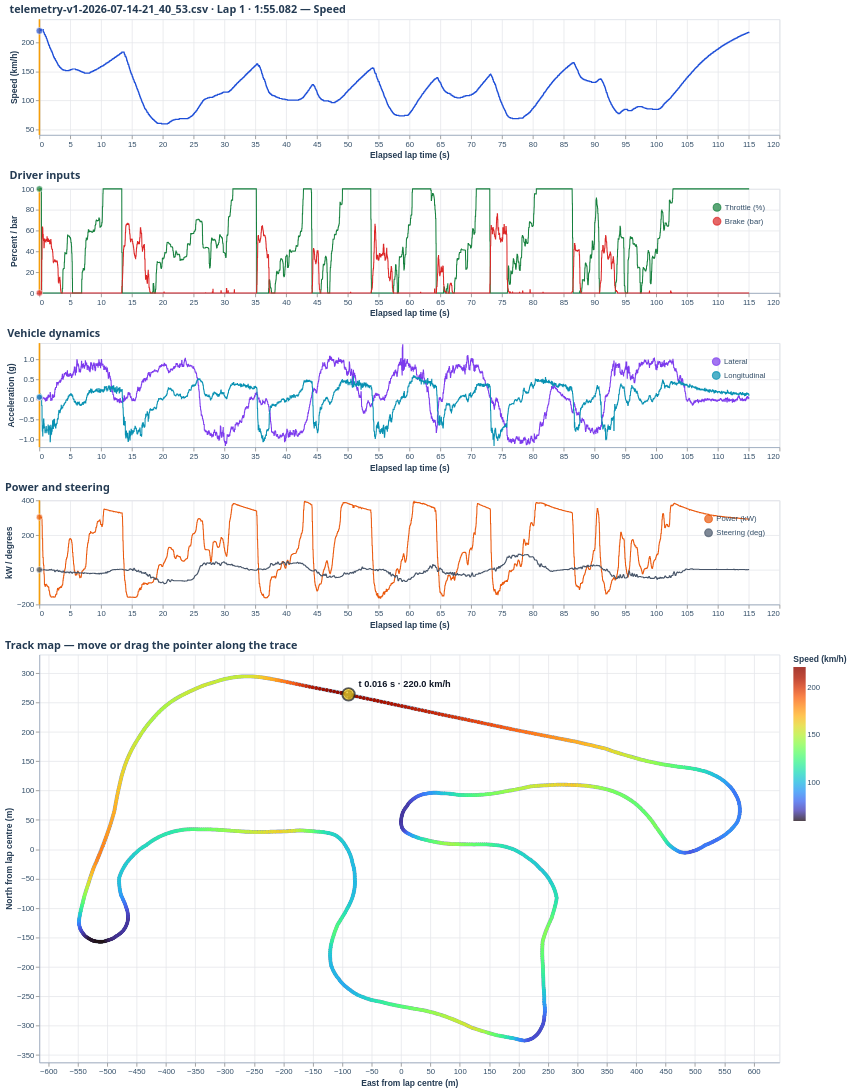

Source (notebook cell):
### Markdown cell above
## Interactive lap explorer

1. Choose a telemetry CSV. Files that contain only Lap 0 remain selectable and show a clear empty state.
2. Choose a timed lap and preferred speed unit. Speed is always shown directly above the map; select any optional graph groups you also want.
3. To compare laps, enable **Compare another lap**, then choose any CSV in `DATA_DIR` and one of its timed laps. Both laps are overlaid with different colours and a legend.
4. Move or drag the pointer along the GPS trace. The yellow marker snaps to the nearest primary-lap sample and updates both laps at the same GPS-progress point. Hover for exact telemetry values.

The session summary, fastest lap, equal-distance sector estimate, lap table, and plots all refresh when the selected CSV changes.

### Code cell
previous_dashboard = globals().get("dashboard")
if previous_dashboard is not None:
    previous_dashboard._clear_figure()
    previous_dashboard.widget.close()

dashboard = TelemetryDashboard(
    DATA_DIR,
    n_sectors=N_SECTORS,
    default_file=DEFAULT_FILE,
)
dashboard.display()

### Figure 1 — Vega-Lite specification as saved in the notebook (floating-point values rounded to 4 significant figures; data arrays with more than 128 entries replaced by an {"elided": "..."} marker saying what was removed)
{"$schema": "https://vega.github.io/schema/vega-lite/v5.json", "config": {"axis": {"domainColor": "#94a3b8", "gridColor": "#e5e7eb", "labelColor": "#334e68", "titleColor": "#243b53"}, "background": "white", "legend": {"labelColor": "#334e68", "orient": "right", "titleColor": "#243b53"}, "title": {"anchor": "start", "color": "#243b53", "font": "system-ui", "fontSize": 14}, "view": {"stroke": "#d8dee5"}}, "data": {"values": {"elided": "5755 records"}}, "description": "Linked Tesla Track Mode telemetry and GPS trace.", "resolve": {"scale": {"color": "independent"}}, "spacing": 12, "vconcat": [{"height": 150, "layer": [{"encoding": {"x": {"field": "time_s", "scale": {"zero": false}, "title": "Elapsed lap time (s)", "type": "quantitative"}, "y": {"field": "speed", "scale": {"zero": false}, "title": "Speed (km/h)", "type": "quantitative"}}, "mark": {"color": "#1d4ed8", "strokeWidth": 1.6, "type": "line"}}, {"encoding": {"x": {"field": "time_s", "scale": {"zero": false}, "title": "Elapsed lap time (s)", "type": "quantitative"}}, "mark": {"color": "#f59e0b", "strokeWidth": 2, "type": "rule"}, "transform": [{"filter": {"empty": false, "param": "telemetry_cursor"}}]}, {"encoding": {"x": {"field": "time_s", "scale": {"zero": false}, "title": "Elapsed lap time (s)", "type": "quantitative"}, "y": {"field": "speed", "type": "quantitative"}}, "mark": {"color": "#1d4ed8", "filled": true, "size": 75, "stroke": "white", "strokeWidth": 1, "type": "point"}, "transform": [{"filter": {"empty": false, "param": "telemetry_cursor"}}]}], "title": "telemetry-v1-2026-07-14-21_40_53.csv · Lap 1 · 1:55.082 — Speed", "width": 960}, {"height": 135, "layer": [{"encoding": {"color": {"field": "channel", "legend": {"labelExpr": "{'throttle':'Throttle (%)','brake':'Brake (bar)'}[datum.label]", "orient": "top-right"}, "scale": {"domain": ["throttle", "brake"], "range": ["#15803d", "#dc2626"]}, "title": null, "type": "nominal"}, "x": {"field": "time_s", "scale": {"zero": false}, "title": "Elapsed lap time (s)", "type": "quantitative"}, "y": {"field": "value", "scale": {"zero": false}, "title": "Percent / bar", "type": "quantitative"}}, "mark": {"strokeWidth": 1.35, "type": "line"}, "transform": [{"as": ["channel", "value"], "fold": ["throttle", "brake"]}]}, {"encoding": {"x": {"field": "time_s", "scale": {"zero": false}, "title": "Elapsed lap time (s)", "type": "quantitative"}}, "mark": {"color": "#f59e0b", "strokeWidth": 2, "type": "rule"}, "transform": [{"filter": {"empty": false, "param": "telemetry_cursor"}}]}, {"encoding": {"color": {"field": "channel", "legend": {"labelExpr": "{'throttle':'Throttle (%)','brake':'Brake (bar)'}[datum.label]", "orient": "top-right"}, "scale": {"domain": ["throttle", "brake"], "range": ["#15803d", "#dc2626"]}, "title": null, "type": "nominal"}, "x": {"field": "time_s", "scale": {"zero": false}, "title": "Elapsed lap time (s)", "type": "quantitative"}, "y": {"field": "value", "type": "quantitative"}}, "mark": {"filled": true, "size": 65, "stroke": "white", "strokeWidth": 1, "type": "point"}, "transform": [{"filter": {"empty": false, "param": "telemetry_cursor"}}, {"as": ["channel", "value"], "fold": ["throttle", "brake"]}]}], "title": "Driver inputs", "width": 960}, {"height": 135, "layer": [{"encoding": {"color": {"field": "channel", "legend": {"labelExpr": "{'lateral_g':'Lateral','longitudinal_g':'Longitudinal'}[datum.label]", "orient": "top-right"}, "scale": {"domain": ["lateral_g", "longitudinal_g"], "range": ["#7c3aed", "#0891b2"]}, "title": null, "type": "nominal"}, "x": {"field": "time_s", "scale": {"zero": false}, "title": "Elapsed lap time (s)", "type": "quantitative"}, "y": {"field": "value", "scale": {"zero": false}, "title": "Acceleration (g)", "type": "quantitative"}}, "mark": {"strokeWidth": 1.35, "type": "line"}, "transform": [{"as": ["channel", "value"], "fold": ["lateral_g", "longitudinal_g"]}]}, {"encoding": {"x": {"field": "time_s", "scale": {"zero": false}, "title": "Elapsed lap time (s)", "type": "quantitative"}}, "mark": {"color": "#f59e0b", "strokeWidth": 2, "type": "rule"}, "transform": [{"filter": {"empty": false, "param": "telemetry_cursor"}}]}, {"encoding": {"color": {"field": "channel", "legend": {"labelExpr": "{'lateral_g':'Lateral','longitudinal_g':'Longitudinal'}[datum.label]", "orient": "top-right"}, "scale": {"domain": ["lateral_g", "longitudinal_g"], "range": ["#7c3aed", "#0891b2"]}, "title": null, "type": "nominal"}, "x": {"field": "time_s", "scale": {"zero": false}, "title": "Elapsed lap time (s)", "type": "quantitative"}, "y": {"field": "value", "type": "quantitative"}}, "mark": {"filled": true, "size": 65, "stroke": "white", "strokeWidth": 1, "type": "point"}, "transform": [{"filter": {"empty": false, "param": "telemetry_cursor"}}, {"as": ["channel", "value"], "fold": ["lateral_g", "longitudinal_g"]}]}], "title": "Vehicle dynamics", "width": 960}, {"height": 135, "layer": [{"encoding": {"color": {"field": "channel", "legend": {"labelExpr": "{'power':'Power (kW)','steering':'Steering (deg)'}[datum.label]", "orient": "top-right"}, "scale": {"domain": ["power", "steering"], "range": ["#ea580c", "#475569"]}, "title": null, "type": "nominal"}, "x": {"field": "time_s", "scale": {"zero": false}, "title": "Elapsed lap time (s)", "type": "quantitative"}, "y": {"field": "value", "scale": {"zero": false}, "title": "kW / degrees", "type": "quantitative"}}, "mark": {"strokeWidth": 1.35, "type": "line"}, "transform": [{"as": ["channel", "value"], "fold": ["power", "steering"]}]}, {"encoding": {"x": {"field": "time_s", "scale": {"zero": false}, "title": "Elapsed lap time (s)", "type": "quantitative"}}, "mark": {"color": "#f59e0b", "strokeWidth": 2, "type": "rule"}, "transform": [{"filter": {"empty": false, "param": "telemetry_cursor"}}]}, {"encoding": {"color": {"field": "channel", "legend": {"labelExpr": "{'power':'Power (kW)','steering':'Steering (deg)'}[datum.label]", "orient": "top-right"}, "scale": {"domain": ["power", "steering"], "range": ["#ea580c", "#475569"]}, "title": null, "type": "nominal"}, "x": {"field": "time_s", "scale": {"zero": false}, "title": "Elapsed lap time (s)", "type": "quantitative"}, "y": {"field": "value", "type": "quantitative"}}, "mark": {"filled": true, "size": 65, "stroke": "white", "strokeWidth": 1, "type": "point"}, "transform": [{"filter": {"empty": false, "param": "telemetry_cursor"}}, {"as": ["channel", "value"], "fold": ["power", "steering"]}]}], "title": "Power and steering", "width": 960}, {"height": 529, "layer": [{"encoding": {"order": {"field": "sample", "type": "quantitative"}, "x": {"field": "east_m", "scale": {"domain": [-615.4, 643.7], "nice": false, "zero": false}, "title": "East from lap centre (m)", "type": "quantitative"}, "y": {"field": "north_m", "scale": {"domain": [-362.7, 331.4], "nice": false, "zero": false}, "title": "North from lap centre (m)", "type": "quantitative"}}, "mark": {"color": "#94a3b8", "strokeCap": "round", "strokeJoin": "round", "strokeWidth": 5, "type": "line"}}, {"encoding": {"color": {"field": "speed", "scale": {"scheme": "turbo"}, "title": "Speed (km/h)", "type": "quantitative"}, "x": {"field": "east_m", "scale": {"domain": [-615.4, 643.7], "nice": false, "zero": false}, "title": "East from lap centre (m)", "type": "quantitative"}, "y": {"field": "north_m", "scale": {"domain": [-362.7, 331.4], "nice": false, "zero": false}, "title": "North from lap centre (m)", "type": "quantitative"}}, "mark": {"filled": true, "opacity": 0.8, "size": 16, "type": "point"}}, {"encoding": {"tooltip": [{"field": "time_s", "format": ".3f", "title": "Lap time (s)", "type": "quantitative"}, {"field": "distance_m", "format": ".0f", "title": "Distance (m)", "type": "quantitative"}, {"field": "speed", "format": ".1f", "title": "Speed (km/h)", "type": "quantitative"}, {"field": "throttle", "format": ".1f", "title": "Throttle (%)", "type": "quantitative"}, {"field": "brake", "format": ".1f", "title": "Brake (bar)", "type": "quantitative"}, {"field": "lateral_g", "format": "+.2f", "title": "Lateral (g)", "type": "quantitative"}, {"field": "longitudinal_g", "format": "+.2f", "title": "Longitudinal (g)", "type": "quantitative"}, {"field": "power", "format": "+.1f", "title": "Power (kW)", "type": "quantitative"}, {"field": "steering", "format": "+.1f", "title": "Steering (deg)", "type": "quantitative"}, {"field": "latitude", "format": ".6f", "title": "Latitude", "type": "quantitative"}, {"field": "longitude", "format": ".6f", "title": "Longitude", "type": "quantitative"}], "x": {"field": "east_m", "scale": {"domain": [-615.4, 643.7], "nice": false, "zero": false}, "title": "East from lap centre (m)", "type": "quantitative"}, "y": {"field": "north_m", "scale": {"domain": [-362.7, 331.4], "nice": false, "zero": false}, "title": "North from lap centre (m)", "type": "quantitative"}}, "mark": {"filled": true, "opacity": 0.001, "size": 110, "type": "point"}, "params": [{"name": "telemetry_cursor", "select": {"clear": false, "fields": ["sample"], "nearest": true, "on": "pointermove", "toggle": false, "type": "point"}, "value": [{"sample": 0}]}]}, {"encoding": {"x": {"field": "east_m", "scale": {"domain": [-615.4, 643.7], "nice": false, "zero": false}, "title": "East from lap centre (m)", "type": "quantitative"}, "y": {"field": "north_m", "scale": {"domain": [-362.7, 331.4], "nice": false, "zero": false}, "title": "North from lap centre (m)", "type": "quantitative"}}, "mark": {"color": "white", "filled": true, "size": 90, "stroke": "#111827", "strokeWidth": 2, "type": "point"}, "transform": [{"filter": "datum.sample === 0"}]}, {"encoding": {"x": {"field": "east_m", "scale": {"domain": [-615.4, 643.7], "nice": false, "zero": false}, "title": "East from lap centre (m)", "type": "quantitative"}, "y": {"field": "north_m", "scale": {"domain": [-362.7, 331.4], "nice": false, "zero": false}, "title": "North from lap centre (m)", "type": "quantitative"}}, "mark": {"color": "#111827", "filled": true, "shape": "cross", "size": 120, "type": "point"}, "transform": [{"filter": "datum.sample === 5754"}]}, {"encoding": {"tooltip": [{"field": "time_s", "format": ".3f", "title": "Lap time (s)", "type": "quantitative"}, {"field": "distance_m", "format": ".0f", "title": "Distance (m)", "type": "quantitative"}, {"field": "speed", "format": ".1f", "title": "Speed (km/h)", "type": "quantitative"}, {"field": "throttle", "format": ".1f", "title": "Throttle (%)", "type": "quantitative"}, {"field": "brake", "format": ".1f", "title": "Brake (bar)", "type": "quantitative"}, {"field": "lateral_g", "format": "+.2f", "title": "Lateral (g)", "type": "quantitative"}, {"field": "longitudinal_g", "format": "+.2f", "title": "Longitudinal (g)", "type": "quantitative"}, {"field": "power", "format": "+.1f", "title": "Power (kW)", "type": "quantitative"}, {"field": "steering", "format": "+.1f", "title": "Steering (deg)", "type": "quantitative"}, {"field": "latitude", "format": ".6f", "title": "Latitude", "type": "quantitative"}, {"field": "longitude", "format": ".6f", "title": "Longitude", "type": "quantitative"}], "x": {"field": "east_m", "scale": {"domain": [-615.4, 643.7], "nice": false, "zero": false}, "title": "East from lap centre (m)", "type": "quantitative"}, "y": {"field": "north_m", "scale": {"domain": [-362.7, 331.4], "nice": false, "zero": false}, "title": "North from lap centre (m)", "type": "quantitative"}}, "mark": {"color": "#facc15", "filled": true, "size": 260, "stroke": "#111827", "strokeWidth": 2.5, "type": "point"}, "transform": [{"filter": {"empty": false, "param": "telemetry_cursor"}}]}, {"encoding": {"text": {"field": "cursor_label", "type": "nominal"}, "x": {"field": "east_m", "scale": {"domain": [-615.4, 643.7], "nice": false, "zero": false}, "title": "East from lap centre (m)", "type": "quantitative"}, "y": {"field": "north_m", "scale": {"domain": [-362.7, 331.4], "nice": false, "zero": false}, "title": "North from lap centre (m)", "type": "quantitative"}}, "mark": {"align": "left", "color": "#111827", "dx": 13, "dy": -13, "fontSize": 12, "fontWeight": "bold", "type": "text"}, "transform": [{"filter": {"empty": false, "param": "telemetry_cursor"}}, {"as": "cursor_label", "calculate": "'t ' + format(datum.time_s, '.3f') + ' s · ' + format(datum.speed, '.1f') + ' km/h'"}]}], "title": "Track map — move or drag the pointer along the trace", "width": 960}]}
